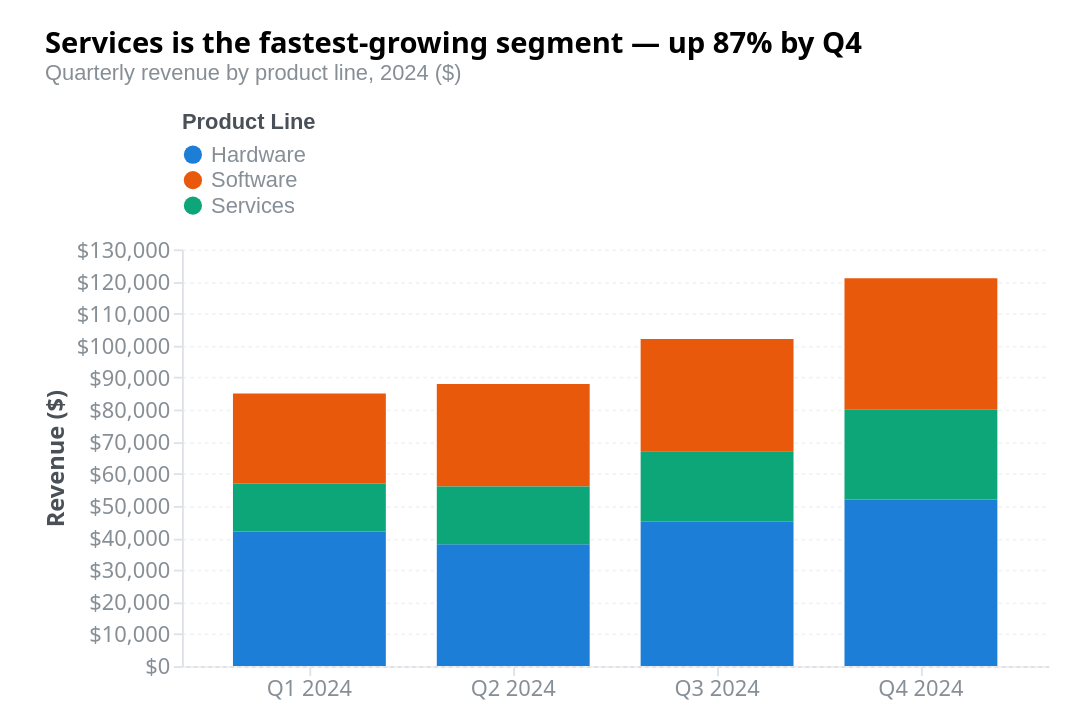

Vega-Lite specification for this chart:
### Vega specification from a JSON file in a GitHub repository (floating-point values rounded to 4 significant figures)
{"_metadata": {"customization": ["Replace 'values' array with your data", "Change field names in scales and marks to match your data", "Update axis titles to include your units", "Modify title and description for your context", "To render as 100% stacked bars, add a 'stackedNorm' transform that normalizes by category total and bind y scale domain to [0,1]"], "dataFormat": "Array of objects with 'category' (nominal), 'series' (nominal stack segment), and 'revenue' (quantitative) fields. Each category has one entry per series."}, "$schema": "https://vega.github.io/schema/vega/v6.json", "autosize": {"contains": "padding", "type": "fit"}, "axes": [{"domainColor": "#dee2e6", "labelColor": "#868e96", "labelFontSize": 12, "orient": "bottom", "scale": "x", "tickColor": "#dee2e6"}, {"domainColor": "#dee2e6", "format": "$,.0f", "grid": true, "gridColor": "#f1f3f5", "gridDash": [2, 2], "labelColor": "#868e96", "labelFontSize": 12, "orient": "left", "scale": "y", "tickColor": "#dee2e6", "title": "Revenue ($)", "titleColor": "#495057", "titleFontSize": 13}], "config": {"aria": true, "axis": {"labelFont": "system-ui, -apple-system, sans-serif", "titleFont": "system-ui, -apple-system, sans-serif"}, "title": {"font": "system-ui, -apple-system, sans-serif"}}, "data": [{"name": "source", "transform": [{"as": ["y0", "y1"], "field": "revenue", "groupby": ["category"], "sort": {"field": "series", "order": "ascending"}, "type": "stack"}], "values": [{"category": "Q1 2024", "revenue": 42000, "series": "Hardware"}, {"category": "Q1 2024", "revenue": 28000, "series": "Software"}, {"category": "Q1 2024", "revenue": 15000, "series": "Services"}, {"category": "Q2 2024", "revenue": 38000, "series": "Hardware"}, {"category": "Q2 2024", "revenue": 32000, "series": "Software"}, {"category": "Q2 2024", "revenue": 18000, "series": "Services"}, {"category": "Q3 2024", "revenue": 45000, "series": "Hardware"}, {"category": "Q3 2024", "revenue": 35000, "series": "Software"}, {"category": "Q3 2024", "revenue": 22000, "series": "Services"}, {"category": "Q4 2024", "revenue": 52000, "series": "Hardware"}, {"category": "Q4 2024", "revenue": 41000, "series": "Software"}, {"category": "Q4 2024", "revenue": 28000, "series": "Services"}]}], "description": "Stacked bar chart showing quarterly revenue composition across Hardware, Software, and Services. Total revenue grows from $85,000 in Q1 to $121,000 in Q4. Services grows fastest (+87%), shifting the mix toward recurring revenue.", "height": 400, "legends": [{"fill": "color", "labelColor": "#868e96", "labelFontSize": 12, "orient": "top", "title": "Product Line", "titleColor": "#495057", "titleFontSize": 12}], "marks": [{"encode": {"enter": {"tooltip": {"signal": "{'Quarter': datum.category, 'Product Line': datum.series, 'Revenue ($)': '$' + format(datum.revenue, ',.0f')}"}, "width": {"band": 1, "scale": "x"}, "x": {"field": "category", "scale": "x"}, "y": {"field": "y0", "scale": "y"}, "y2": {"field": "y1", "scale": "y"}}, "update": {"fill": {"field": "series", "scale": "color"}, "opacity": [{"test": "hovered === null || hovered.series === datum.series", "value": 1}, {"value": 0.3}]}}, "from": {"data": "source"}, "type": "rect"}], "padding": {"bottom": 16, "left": 24, "right": 24, "top": 16}, "scales": [{"domain": {"data": "source", "field": "category", "sort": true}, "name": "x", "padding": 0.25, "range": "width", "type": "band"}, {"domain": {"data": "source", "field": "y1"}, "name": "y", "nice": true, "range": "height", "type": "linear", "zero": true}, {"domain": ["Hardware", "Software", "Services"], "name": "color", "range": ["#1c7ed6", "#e8590c", "#0ca678"], "type": "ordinal"}], "signals": [{"name": "hovered", "on": [{"events": "rect:pointerover", "update": "datum"}, {"events": "rect:pointerout", "update": "null"}], "value": null}], "title": {"anchor": "start", "fontSize": 16, "offset": 16, "subtitle": "Quarterly revenue by product line, 2024 ($)", "subtitleColor": "#868e96", "subtitleFontSize": 12, "text": "Services is the fastest-growing segment — up 87% by Q4"}, "width": 600}
